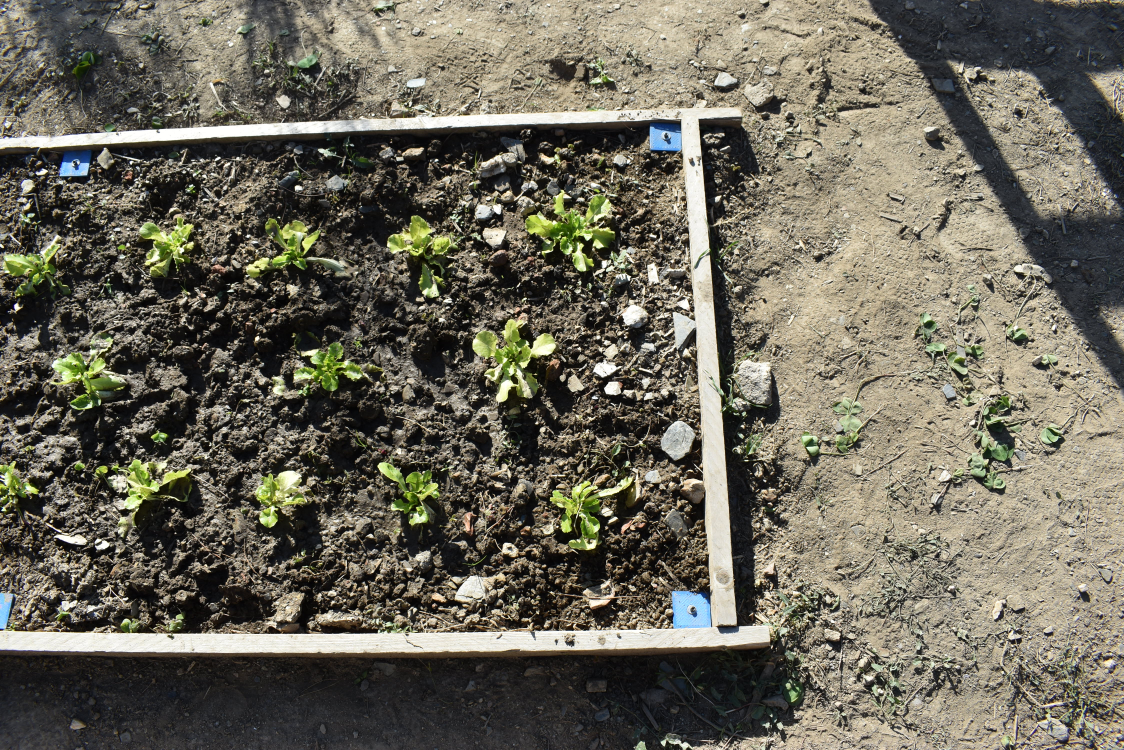
#> input picture stitching/images/DSC_0107.JPG, 4496 x 3000 px (shown at 1/4 size); its folder holds 4 pictures in this run
$ python main.py
#> lines starting #> are read from the running program, lines starting #| are printed output that depends on the picture
import timeit
import imutils
import cv2
import numpy as np
import os

class Matcher:
    def __init__(self):
        self.surf = cv2.xfeatures2d.SURF_create()
        index_params = dict(algorithm=0, trees=5)
        search_params = dict(checks=50)
        self.flann = cv2.FlannBasedMatcher(index_params, search_params)

    # [30 lines left out: functions match, get_SURF_features, not called in this run]


class Stitcher:
    def __init__(
        self,
        number_of_images,
        crop_x_min=None,
        crop_x_max=None,
        crop_y_min=None,
        crop_y_max=None,
    ):

        self.matcher_obj = Matcher()
        self.homography_cache = {}
        self.overlay_cache = {}

        self.count = number_of_images

        self.crop_x_min = crop_x_min
        self.crop_x_max = crop_x_max
        self.crop_y_min = crop_y_min
        self.crop_y_max = crop_y_max

    # [138 lines left out: functions stitch, prepare_lists, get_homography, left_shift, right_shift, blend_images, not called in this run]


if __name__ == "__main__":
    FRAME_WIDTH = 900
    # FRAME_HEIGHT = 600

    abs_path = os.path.abspath(os.path.dirname(__file__))
    path = (os.path.join(abs_path, "images"))
    image_names = (os.listdir(path))
    [image_names.remove(i) for i in image_names if i[0]=="."]
    image_names.sort()
    # image_names.reverse()
    images = []

    for i in image_names:
        name = "images/" + i
        images.append(name)

    to_stitch = []
    for i in images:
        print (i)
        resized = imutils.resize(cv2.imread(i),FRAME_WIDTH)
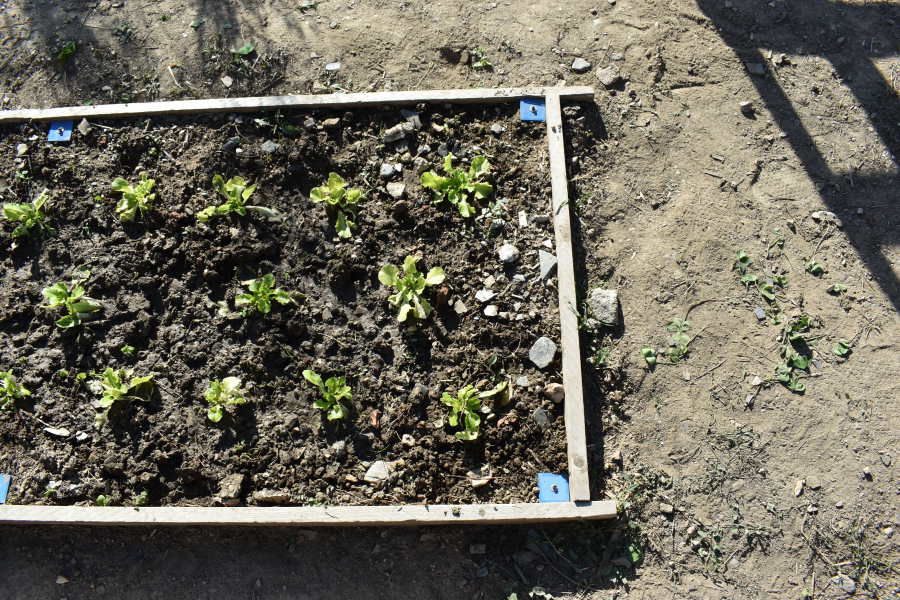
#> resized: shape (600, 900, 3); mean B, G, R 91.3, 104.9, 108.7
        to_stitch.append(resized)
#> pass 2 of the loop `for i in images:`:
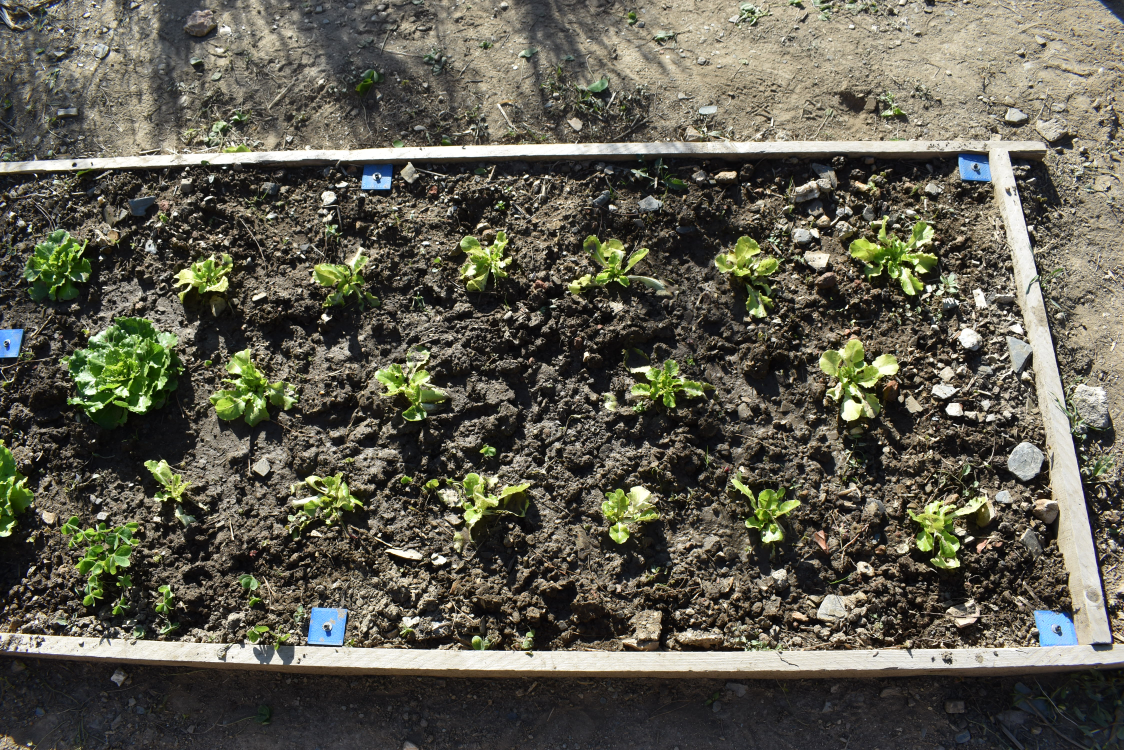
#> input picture stitching/images/DSC_0108.JPG, 4496 x 3000 px (shown at 1/4 size)
#> `resized = imutils.resize(cv2.imread(i),FRAME_WIDTH)`:
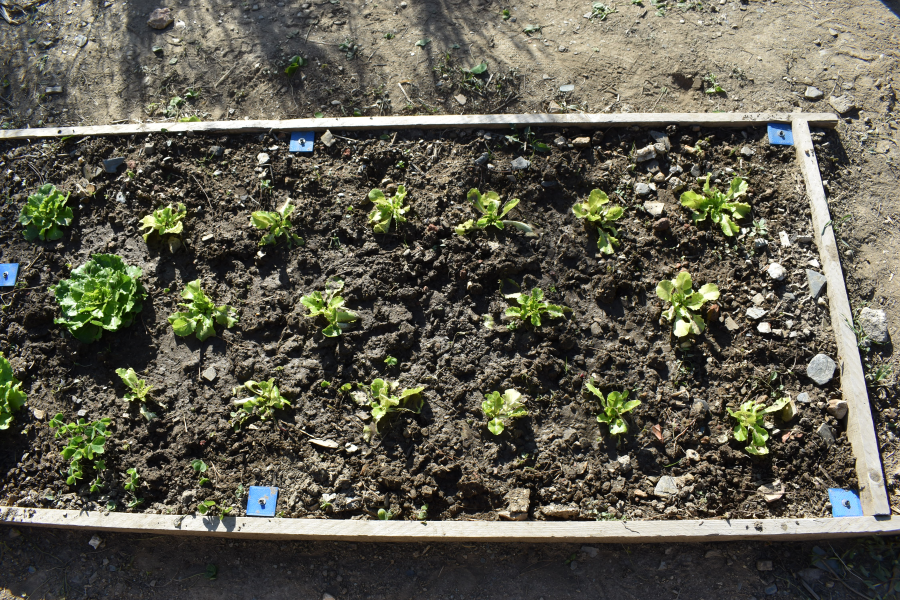
#> resized: shape (600, 900, 3); mean B, G, R 79.8, 93, 95.3
#> pass 3 of the loop `for i in images:`:
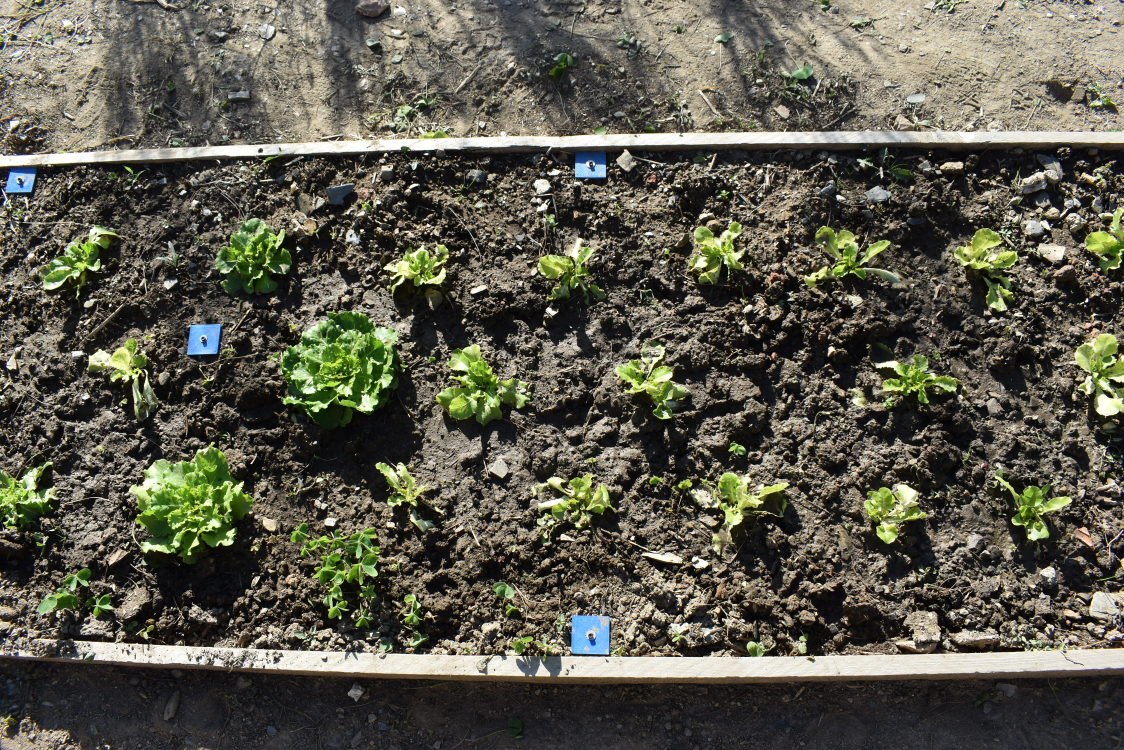
#> input picture stitching/images/DSC_0109.JPG, 4496 x 3000 px (shown at 1/4 size)
#> `resized = imutils.resize(cv2.imread(i),FRAME_WIDTH)`:
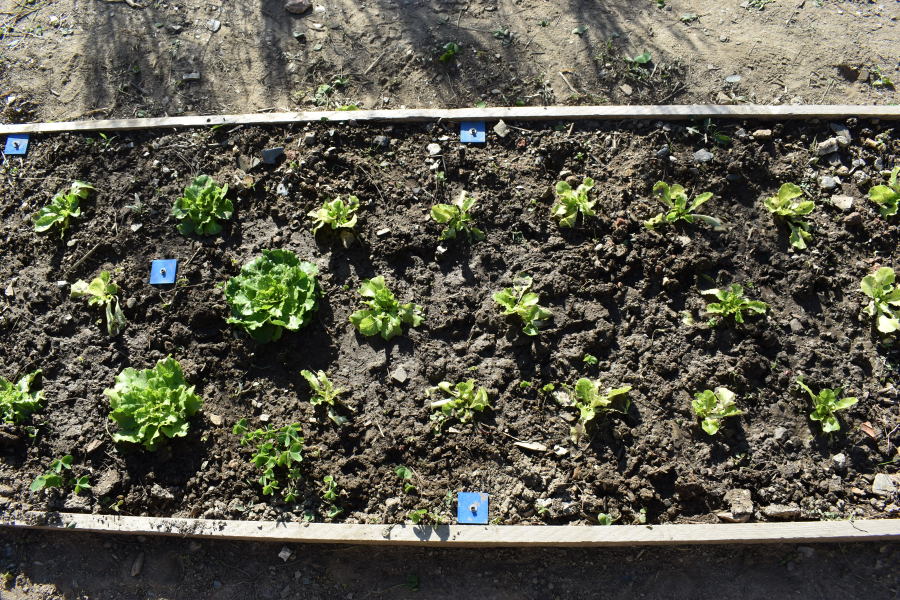
#> resized: shape (600, 900, 3); mean B, G, R 76.9, 90.5, 92.2
#> the loop made 4 passes; the first 3 are shown

    print ("\t")
    print ("Resized: Starting to Stitch")
    print("\t")

    s = Stitcher(
        len(images),
        crop_x_min = 50,
        crop_x_max = 2000,
        crop_y_min = 50,
        crop_y_max = 750
    )
#> (the run stopped early here; a loop or call above may not have finished)
